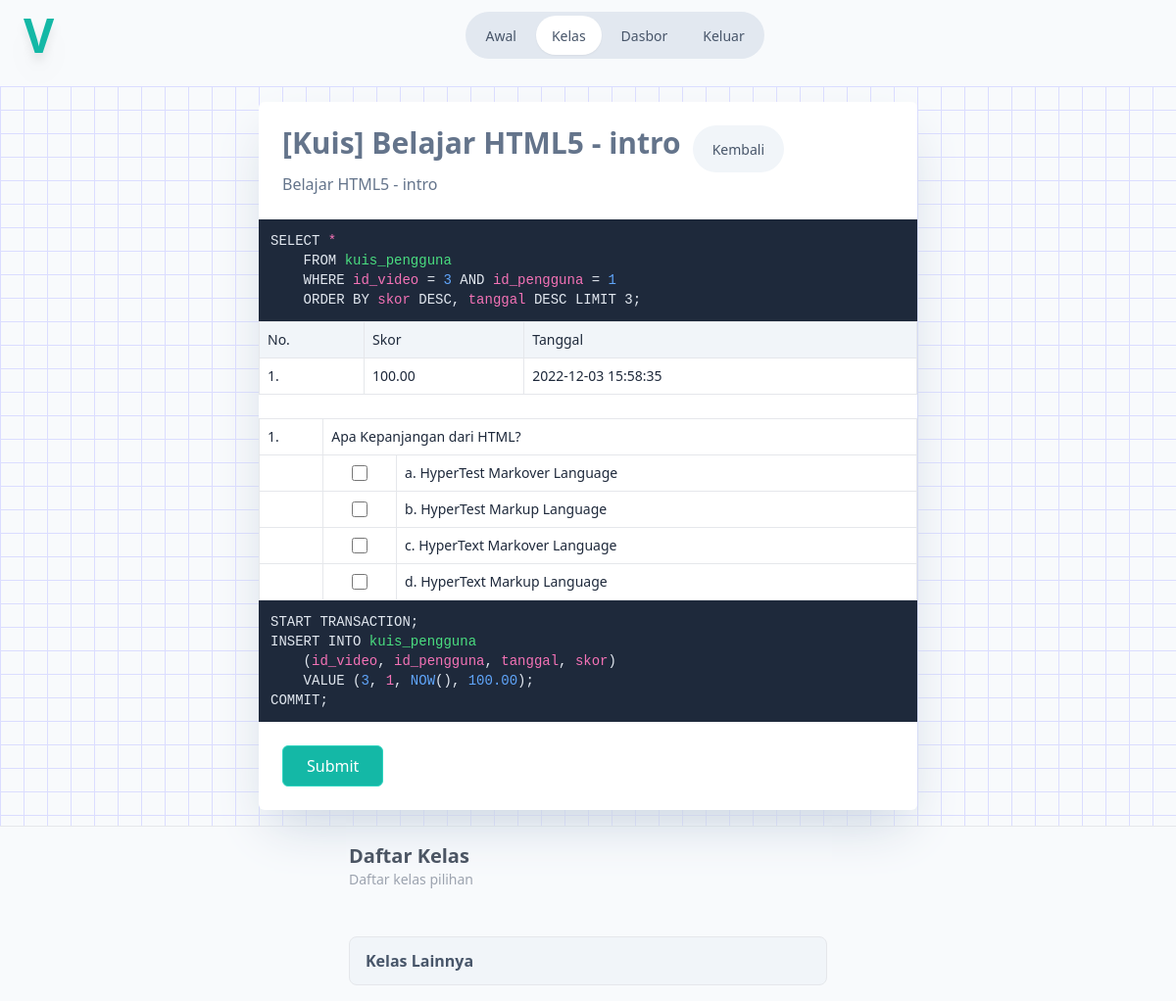
Screenshot of /kelas/kuis.php?id_video=3 (signed in) with the database file from the repository.
### tables this page shows
CREATE TABLE `video_pembelajaran` (
  `id_video` bigint(20) NOT NULL,
  `judul_video` varchar(190) NOT NULL,
  `id_kelas` bigint(20) NOT NULL,
  `tanggal` datetime NOT NULL,
  `video` varchar(255) NOT NULL,
  `keterangan` text DEFAULT NULL,
  `urutan` bigint(20) NOT NULL DEFAULT 0
);

CREATE TABLE `kuis_pengguna` (
  `id_kuis_pengguna` bigint(20) NOT NULL,
  `id_video` bigint(20) NOT NULL,
  `id_pengguna` bigint(20) NOT NULL,
  `tanggal` datetime NOT NULL,
  `skor` decimal(5,2) NOT NULL
);

CREATE TABLE `kuis` (
  `id_kuis` bigint(20) NOT NULL,
  `pertanyaan_kuis` varchar(255) NOT NULL,
  `id_video` bigint(20) NOT NULL,
  `tanggal` datetime NOT NULL
);

CREATE TABLE `opsi_jawaban` (
  `id_opsi_jawaban` bigint(20) NOT NULL,
  `id_kuis` bigint(20) NOT NULL,
  `jawaban` varchar(255) NOT NULL,
  `status_benar` enum('benar','salah') NOT NULL
);

### kelas/kuis.php (the view, shortened to what this page needs)
<?php
require_once "../sambungan.php";
$query_mengambil_record_video = "SELECT * FROM video_pembelajaran
WHERE id_video = :id_video
ORDER BY urutan ASC, tanggal ASC LIMIT 1";
$query = $sambungan->prepare($query_mengambil_record_video);
$query->execute([
	'id_video' => $_GET['id_video']
]);
$video = $query->fetchObject();
if($video && isset($_SESSION['pengguna_aktif'])){
	$query_mengambil_record_kuis = "SELECT *
	FROM kuis
	WHERE id_video = :id_video
	ORDER BY RAND()";
	$query_kuis = $sambungan->prepare($query_mengambil_record_kuis);
	$query_kuis->execute([
		'id_video' => $video->id_video
	]);
	$query_mengambil_record_skor_kuis_tertinggi = "SELECT *
	FROM kuis_pengguna
	WHERE id_video = :id_video AND id_pengguna = :id_pengguna
	ORDER BY skor DESC, tanggal DESC LIMIT 3";
	$query_kuis_pengguna = $sambungan->prepare($query_mengambil_record_skor_kuis_tertinggi);
	$query_kuis_pengguna->execute([
		'id_video' => $video->id_video,
		'id_pengguna' => $_SESSION['pengguna_aktif'],
	]);
}
?>
<!DOCTYPE html>
<html lang="en">
<head>
	<script src="/tailwind.js"></script>
</head>
<body class="m-0 p-0 bg-slate-50">
	<div class="grid grid-cols-1 justify-items-center gap-4">
		<?php
		require_once('../navbar.php');
		?>
		<div class="w-full border-b flex justify-center py-4 bg-pattern gap-4 p-4 flex-wrap lg:flex-wrap-reverse">
			<div class="w-full max-w-2xl grid lg:grid-cols-1 gap-4">
				<div class="bg-white rounded-md shadow-2xl shadow-slate-300">
					<?php
						if($video):
					?>
					<div class="p-6 flex gap-3">
						<div class="">
							<div class="text-3xl font-black text-slate-500 mb-3">
								[Kuis] <?= $video->judul_video ?>
							</div>
							<div class="text-slate-500 group-hover:text-slate-500 max-w-sm">
								<?= $video->keterangan ?>
							</div>
						</div>
						<div>
							<div class="p-1 rounded-full bg-slate-100">
								<ul class="flex gap-1">
									<li class="transition-all duration-75 px-4 py-2 rounded-full text-slate-600 hover:text-slate-400">
										<a href="/kelas/info-kelas.php?id_kelas=<?= $video->id_kelas ?>&id_video=<?= $video->id_video ?>" class="text-sm">
											Kembali
										</a>
									</li>
								</ul>
							</div>
						</div>
					</div>
					<div class="w-full bg-slate-800">
						<div class="mx-auto max-w-2xl">
							<pre class="text-slate-200 bg-slate-800 rounded-md p-3 text-sm font-mono">
SELECT <code class="text-pink-400">*</code>
	FROM <code class="text-green-400">kuis_pengguna</code>
	WHERE <code class="text-pink-400">id_video</code> = <code class="text-blue-400"><?=$_GET['id_video'] ?></code> AND <code class="text-pink-400">id_pengguna</code> = <code class="text-blue-400"><?=$_SESSION['pengguna_aktif'] ?></code>
	ORDER BY <code class="text-pink-400">skor</code> DESC, <code class="text-pink-400">tanggal</code> DESC LIMIT 3;</pre>
						</div>
					</div>
					<div class="mb-6">
						<table class="border-collapse w-full">
							<thead>
								<tr class="bg-slate-100">
									<td class="p-2 text-sm text-slate-800 border">
										No.
									</td>
									<td class="p-2 text-sm text-slate-800 border">
										Skor
									</td>
									<td class="p-2 text-sm text-slate-800 border">
										Tanggal
									</td>
								</tr>
							</thead>
							<tbody>
								<?php
									if ($video && $query_kuis_pengguna->rowCount()) :
										$no = 0;
										while ($kuis_item = $query_kuis_pengguna->fetchObject()) :
											$no++;
								?>
								<tr>
									<td class="p-2 text-sm text-slate-800 border">
										<?= $no ?>.
									</td>
									<td class="p-2 text-sm text-slate-800 border">
										<?= $kuis_item->skor ?>
									</td>
									<td class="p-2 text-sm text-slate-800 border">
										<?= $kuis_item->tanggal ?>
									</td>
								</tr>
								<?php
										endwhile;
									else:
								?>
								<?php
									endif;
								?>
							</tbody>
						</table>
					</div>
					<div class="flex justify-center">
						<form action="" method="POST" enctype="multipart/form-data" class="w-full">
							<table class="border-collapse w-full">
								<tbody>
									<?php
										if ($video && $query_kuis->rowCount()) :
											$no = 0;
											while ($kuis_item = $query_kuis->fetchObject()) :
												$no++;
												$query_mengambil_record_opsi = "SELECT *
												FROM opsi_jawaban
												WHERE id_kuis = :id_kuis
												ORDER BY RAND()";
												$query_opsi = $sambungan->prepare($query_mengambil_record_opsi);
												$query_opsi->execute([
													'id_kuis' => $kuis_item->id_kuis
												]);
									?>
									<tr>
										<td class="p-2 text-sm text-slate-800 border">
											<?= $no ?>.
										</td>
										<td colspan="3" class="p-2 text-sm text-slate-800 border">
											<?= $kuis_item->pertanyaan_kuis ?>
										</td>
									</tr>
									<?php
												if ($query_opsi->rowCount()) :
													$opsi_no = 96;
													while ($opsi = $query_opsi->fetchObject()) :
														$opsi_no++;
									?>
													<tr>
														<td class="p-2 text-sm text-slate-800 border">
														</td>
														<td class="p-2 text-sm text-slate-800 border">
															<div class="h-full flex justify-center items-center">
																<input type="checkbox" id="<?=$kuis_item->id_kuis ?>" name="<?=$kuis_item->id_kuis ?>[]" class="accent-blue-500 h-4 w-4 cursor-pointer" value="<?=$opsi->id_opsi_jawaban ?>">
															</div>
														</td>
														<td class="p-2 text-sm text-slate-800 border" colspan="2">
															<?= chr($opsi_no) ?>.
															<?= $opsi->jawaban ?>
														</td>
													</tr>
									<?php
													endwhile;
												endif;
											endwhile;
										endif;
									?>
								</tbody>
							</table>
							<div class="w-full bg-slate-800">
								<div class="mx-auto max-w-2xl">
							<pre class="text-slate-200 bg-slate-800 rounded-md p-3 text-sm font-mono">
START TRANSACTION;
INSERT INTO <code class="text-green-400">kuis_pengguna</code>
	(<code class="text-pink-400">id_video</code>, <code class="text-pink-400">id_pengguna</code>, <code class="text-pink-400">tanggal</code>, <code class="text-pink-400">skor</code>)
	VALUE (<code class="text-blue-400"><?=$_GET['id_video'] ?></code>, <code class="text-pink-400"><?=$_SESSION['pengguna_aktif'] ?></code>, <code class="text-blue-400">NOW</code>(), <code class="text-blue-400">100.00</code>);
COMMIT;</pre>
								</div>
							</div>
							<div class="p-6">
								<button class="px-6 py-2 rounded-md border bg-teal-500 text-white border-teal-400" type="submit">
									Submit
								</button>
							</div>
						</form>
					</div>
					<?php
						endif;
					?>
				</div>
			</div>
		</div>
		<div class="w-full flex flex-col justify-center items-center">
			<div class="max-w-lg w-full px-3 mb-4">
				<div class="text-gray-600 text-xl font-bold w-full">
					Daftar Kelas
				</div>
				<div class="text-sm text-gray-400 w-full">
					Daftar kelas pilihan
				</div>
			</div>
			<div class="flex flex-nowrap overflow-x-hidden gap-4 w-full p-4">
			</div>
			<div class="max-w-lg w-full px-3 mb-4">
				<a href="/kelas" class="border rounded-lg px-4 py-3 flex font-normal text-slate-600 bg-slate-100">
					<div class="flex font-bold">
						<span>
							Kelas Lainnya
						</span>
					</div>
				</a>
			</div>
		</div>
	</div>
</body>
</html>

### kelas/kuis.php (style rules this page uses)
.bg-pattern { background-color: rgba(244, 244, 255, 0); background-image: linear-gradient(#dbddff 1.2000000000000002px, transparent 1.2000000000000002px), linear-gradient(to right, #dbddff 1.2000000000000002px, rgba(244, 244, 255, 0) 1.2000000000000002px); background-size: 24px 24px; }

### rows the page displays
video_pembelajaran: judul_video "Belajar HTML5 - intro", keterangan "Belajar HTML5 - intro"
kuis_pengguna: skor "100.00", tanggal "2022-12-03 15:58:35"
kuis: pertanyaan_kuis "Apa Kepanjangan dari HTML?"
opsi_jawaban: opsi_no "a", jawaban "HyperTest Markover Language"
opsi_jawaban: opsi_no "b", jawaban "HyperTest Markup Language"
opsi_jawaban: opsi_no "c", jawaban "HyperText Markover Language"
opsi_jawaban: opsi_no "d", jawaban "HyperText Markup Language"

### other values shown
$_GET['id_video'] "3"
$_SESSION['pengguna_aktif'] "1"
